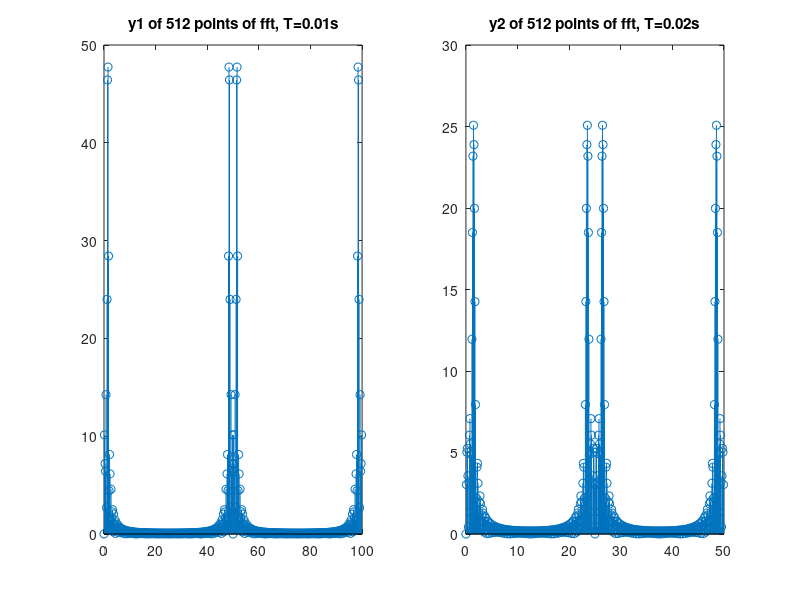
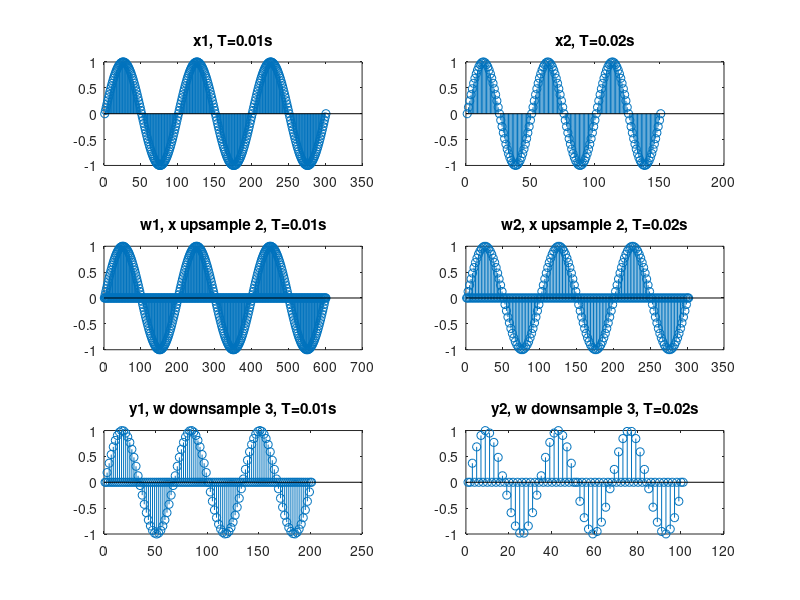
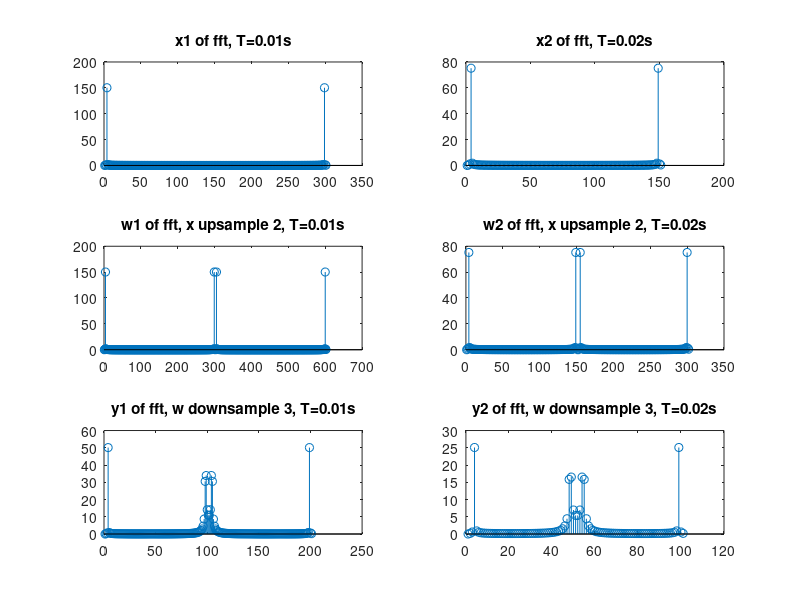
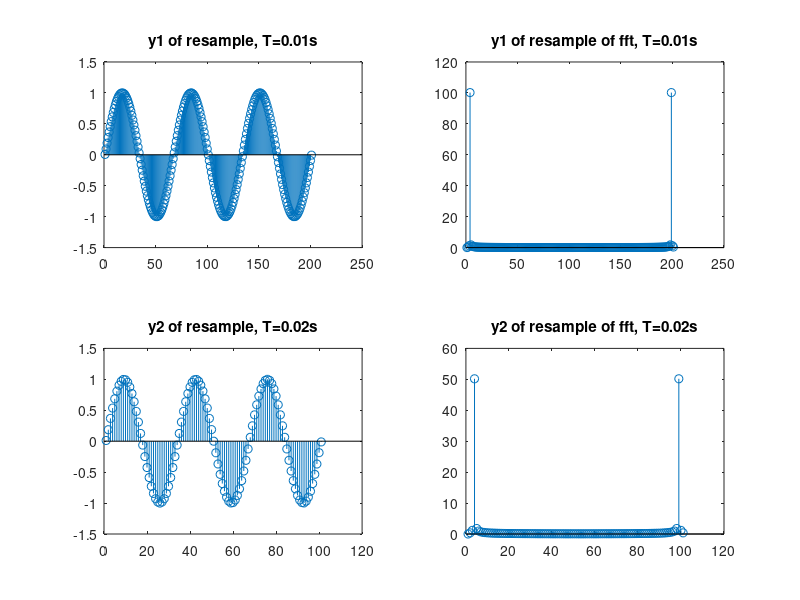

Here is the MATLAB script that generated these plots, in order:
ts1=0.01;
fs1=1/ts1;
ts2=0.02;
fs2=1/ts2;
input1=0:ts1:3;
input2=0:ts2:3;
x1=sin(2*pi*input1);
x2=sin(2*pi*input2);
w1=upsample(x1,2);
w2=upsample(x2,2);
y1=downsample(w1,3);
y2=downsample(w2,3);

%(1)
y1_fft_512=fft(y1,512);
y2_fft_512=fft(y2,512);
n1=0:length(y1_fft_512)-1;
n2=0:length(y2_fft_512)-1;
f1=fs1*n1/length(y1_fft_512);
f2=fs2*n2/length(y2_fft_512); 
figure();
subplot(1,2,1); stem(f1, abs(y1_fft_512)); title('y1 of 512 points of fft, T=0.01s');
subplot(1,2,2); stem(f2, abs(y2_fft_512)); title('y2 of 512 points of fft, T=0.02s');

%(2-1)
figure();
subplot(3,2,1); stem(x1); title('x1, T=0.01s');
subplot(3,2,3); stem(w1); title('w1, x upsample 2, T=0.01s');
subplot(3,2,5); stem(y1); title('y1, w downsample 3, T=0.01s');
subplot(3,2,2); stem(x2); title('x2, T=0.02s');
subplot(3,2,4); stem(w2); title('w2, x upsample 2, T=0.02s');
subplot(3,2,6); stem(y2); title('y2, w downsample 3, T=0.02s');

%(2-2)
figure();
subplot(3,2,1); stem(abs(fft(x1))); title('x1 of fft, T=0.01s');
subplot(3,2,3); stem(abs(fft(w1))); title('w1 of fft, x upsample 2, T=0.01s');
subplot(3,2,5); stem(abs(fft(y1))); title('y1 of fft, w downsample 3, T=0.01s');
subplot(3,2,2); stem(abs(fft(x2))); title('x2 of fft, T=0.02s');
subplot(3,2,4); stem(abs(fft(w2))); title('w2 of fft, x upsample 2, T=0.02s');
subplot(3,2,6); stem(abs(fft(y2))); title('y2 of fft, w downsample 3, T=0.02s');

%(3)
y1_r=resample(x1,2,3);
y2_r=resample(x2,2,3);
figure();
subplot(2,2,1); stem(y1_r); title('y1 of resample, T=0.01s');
subplot(2,2,2); stem(abs(fft(y1_r))); title('y1 of resample of fft, T=0.01s');
subplot(2,2,3); stem(y2_r); title('y2 of resample, T=0.02s');
subplot(2,2,4); stem(abs(fft(y2_r))); title('y2 of resample of fft, T=0.02s');
